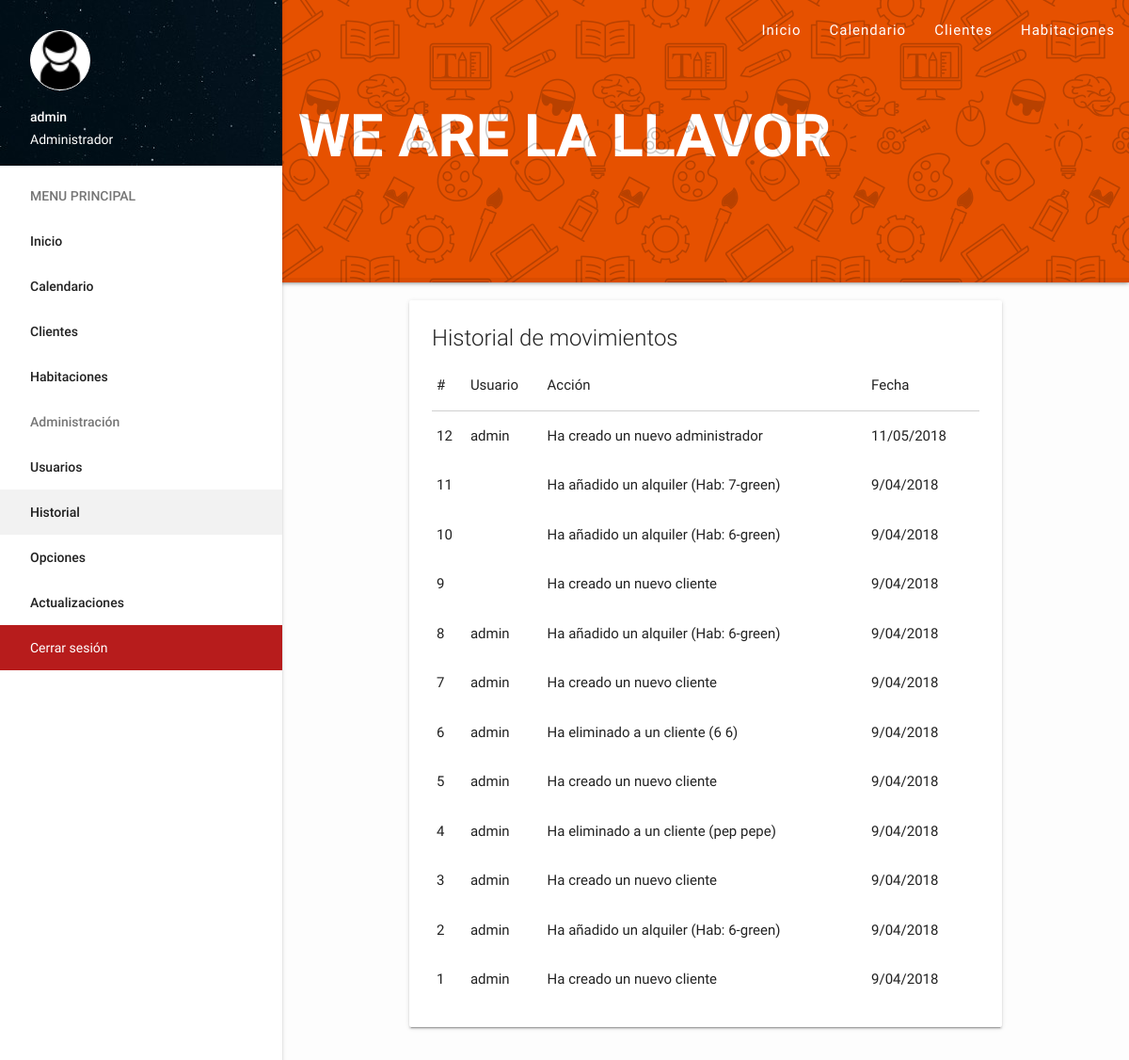
Page /historial.php (signed in) on the committed database.
### tables this page shows
CREATE TABLE `cms_settings` (
  `id` int(10) unsigned NOT NULL AUTO_INCREMENT,
  `precio_rooms` varchar(255) DEFAULT NULL,
  `precio_cena` varchar(255) DEFAULT NULL,
  `precio_desayuno` int(11) DEFAULT NULL,
  `site` varchar(255) DEFAULT NULL,
  `sitename` varchar(255) DEFAULT NULL,
  `reformas` enum('1','0') DEFAULT '0',
  PRIMARY KEY (`id`)
);

CREATE TABLE `ranks` (
  `id` int(10) unsigned NOT NULL AUTO_INCREMENT,
  `name` varchar(255) DEFAULT NULL,
  PRIMARY KEY (`id`)
);

CREATE TABLE `historial` (
  `id` int(10) unsigned NOT NULL AUTO_INCREMENT,
  `user_id` int(11) DEFAULT NULL,
  `page` varchar(255) DEFAULT NULL,
  `action` varchar(255) DEFAULT NULL,
  `edit_1` varchar(255) DEFAULT NULL,
  `edit_2` varchar(255) DEFAULT NULL,
  `edit_3` varchar(255) DEFAULT NULL,
  `edit_4` varchar(255) DEFAULT NULL,
  `date` varchar(255) DEFAULT NULL,
  PRIMARY KEY (`id`)
);

### inc/core.php (called while the page is built, shortened)
<?php
	$cdn 		=	"assets";
	$rango_administrador = "3";
	$Var = mysql_query("SELECT * FROM cms_settings");
	$settings = mysql_fetch_assoc($Var);
	$site = $settings['site'];
	$sitename = $settings['sitename'];
	if (isset($_SESSION['id'])) {
		$user_sql = mysql_query("SELECT * FROM admins WHERE id='$_SESSION[id]'");
		$user = mysql_fetch_assoc($user_sql);
	} else {
		$user = "-";
	}
	function RankName($a){
		$R1 = mysql_query("SELECT * FROM ranks WHERE id = '{$a}'");
		$R1 = mysql_fetch_assoc($R1);
		return $R1['name'];
	}
	function getAdmin($a){
		$R1 = mysql_query("SELECT * FROM admins WHERE id = '{$a}'");
		$R1 = mysql_fetch_assoc($R1);
		return $R1['username'];
	}
?>

### historial.php (the view, shortened to what this page needs)
<?php
	require 'inc/core.php';
	require 'templates/header.php';
?>
	<main>
	<div class="container">
	  <div class="row">
		<div class="col s12 m12">
		  <div class="card">
			<div class="card-content">
			  <span class="card-title">Historial de movimientos</span>
			  <table>
				<thead>
				  <tr>
					<td>#</td>
					<td>Usuario</td>
					<td>Acción</td>
					<td>Fecha</td>
				  </tr>
				</thead>
				<tbody>
				<?php $hsql = mysql_query("SELECT * FROM historial ORDER BY id DESC LIMIT 90"); while($h = mysql_fetch_assoc($hsql)){ ?>
				  <tr>
					<td><?php echo $h['id']; ?></td>
					<td><?php echo getAdmin($h['user_id']); ?></td>
					<td><?php echo $h['action']; ?></td>
					<td><?php echo date("j/m/Y", $h['date']); ?></td>
				  </tr>
				<?php } ?>
				</tbody>
			  </table>
			</div>
		  </div>
		</div>
	  </div>
	</div>
	</main>
	<?php require 'templates/footer.php'; ?>

### templates/header.php (shortened to what this page needs)
<?php
$activePage = basename($_SERVER['PHP_SELF'], ".php");
?>
  <!DOCTYPE html>
  <html>
    <head>
      <link type="text/css" rel="stylesheet" href="<?php echo $site . "/" . $cdn; ?>/css/style.css"  media="screen,projection"/>
      <link type="text/css" rel="stylesheet" href="<?php echo $site . "/" . $cdn; ?>/css/materialize.min.css"  media="screen,projection"/>
      <link type="text/css" rel="stylesheet" href="<?php echo $site . "/" . $cdn; ?>/css/sweetalert.css"/>
    </head>
    <body>
	<div class="nav-background">
	<h1 class="text">We Are <?php echo $sitename; ?></h1>
	</div>
	<div class="nav-background-sub"></div>
	<header>
	  <nav>
		<div class="nav-wrapper">
		  <ul class="right hide-on-med-and-down">
			<li class="<?= ($activePage == 'index') ? 'active':''; ?>"><a href="<?php echo $site; ?>/index.php?dia=<?php echo date('j'); ?>&mes=<?php echo date('m'); ?>&ano=<?php echo date('Y'); ?>">Inicio</a></li>
			<li class="<?= ($activePage == 'calendario') ? 'active':''; ?>"><a href="<?php echo $site; ?>/calendario.php">Calendario</a></li>
			<li class="<?= ($activePage == 'clientes') ? 'active':''; ?>"><a href="<?php echo $site; ?>/clientes.php">Clientes</a></li>
			<li class="<?= ($activePage == 'habitaciones') ? 'active':''; ?><?= ($activePage == 'rooms') ? 'active':''; ?>"><a href="<?php echo $site; ?>/habitaciones.php">Habitaciones</a></li>
		  </ul>
		</div>
	  </nav>
	</header>
    <ul id="slide-out" class="side-nav fixed">
  	  <li>
	  <div class="user-view">
        <div class="background">
          <img src="<?php echo $site . "/" . $cdn; ?>/images/profile_wp.jpg">
        </div>
        <img class="circle" src="<?php echo $site . "/" . $cdn; ?>/images/profile.png" style="background: #fff;border: 1px solid #fff;">
        <span class="white-text name"><?php echo $user['username']; ?></span>
        <span class="white-text email"><?php echo RankName($user['rank']); ?></span>
      </div>
	  </li>
      <li><a class="subheader">MENU PRINCIPAL</a></li>
	  <li class="<?= ($activePage == 'index') ? 'active':''; ?>"><a href="<?php echo $site; ?>/index.php?dia=<?php echo date('j'); ?>&mes=<?php echo date('m'); ?>&ano=<?php echo date('Y'); ?>">Inicio</a></li>
	  <li class="<?= ($activePage == 'calendario') ? 'active':''; ?>"><a href="<?php echo $site; ?>/calendario.php">Calendario</a></li>
	  <li class="<?= ($activePage == 'clientes') ? 'active':''; ?>"><a href="<?php echo $site; ?>/clientes.php">Clientes</a></li>
	  <li class="<?= ($activePage == 'habitaciones') ? 'active':''; ?><?= ($activePage == 'rooms') ? 'active':''; ?>"><a href="<?php echo $site; ?>/habitaciones.php">Habitaciones</a></li>
	  <?php if($user['rank'] == ''. $rango_administrador .'') { ?>
	  <li><a class="subheader">Administración</a></li>
	  <li class="<?= ($activePage == 'users') ? 'active':''; ?>"><a href="<?php echo $site; ?>/users.php">Usuarios</a></li>
	  <li class="<?= ($activePage == 'historial') ? 'active':''; ?>"><a href="<?php echo $site; ?>/historial.php">Historial</a></li>
	  <li class="<?= ($activePage == 'server_options') ? 'active':''; ?>"><a href="<?php echo $site; ?>/server_options.php">Opciones</a></li>
	  <li class="<?= ($activePage == 'updates') ? 'active':''; ?>"><a href="<?php echo $site; ?>/updates.php">Actualizaciones</a></li>
	  <?php } ?>
	  <li style="background: #b71c1c;"><a style="color: #fff;font-weight: 400;" href="<?php echo $site; ?>/logout.php">Cerrar sesión</a></li>
    </ul>
	<br><br><br><br><br><br><br><br><br><br><br>

### assets/css/style.css (style rules this page uses)
body { background: #fdfdfd; }
nav { background: transparent !important; box-shadow: none !important; }
.nav-background { background: #e65100; height: 300px; position: absolute; z-index: -1; width: 100%; box-shadow: 0px 0px 5px rgba(0,0,0,0.63); border-bottom: 5px solid rgba(0, 0, 0, 0.06); }
.nav-background .text { text-align: center; font-weight: 600; color: #fff; opacity: 1; text-transform: uppercase; margin-top: 110px; }
.nav-background-sub { background: url('../images/icon-seamless.png'); height: 300px; position: absolute; z-index: -1; width: 100%; opacity: 0.2; }
nav ul li { letter-spacing: 1px; }
header,main,footer { padding-left: 300px; }

### rows in the picture
cms_settings: sitename "LA LLAVOR", site (picture), site (placeholder picture)
historial: id "12", user.username "admin", action "Ha creado un nuevo administrador", date "11/05/2018"
historial: id "11", action "Ha añadido un alquiler (Hab: 7-green)", date "9/04/2018"
historial: id "10", action "Ha añadido un alquiler (Hab: 6-green)", date "9/04/2018"
historial: id "9", action "Ha creado un nuevo cliente", date "9/04/2018"
historial: id "8", user.username "admin", action "Ha añadido un alquiler (Hab: 6-green)", date "9/04/2018"
historial: id "7", user.username "admin", action "Ha creado un nuevo cliente", date "9/04/2018"
historial: id "6", user.username "admin", action "Ha eliminado a un cliente (6 6)", date "9/04/2018"
historial: id "5", user.username "admin", action "Ha creado un nuevo cliente", date "9/04/2018"
historial: id "4", user.username "admin", action "Ha eliminado a un cliente (pep pepe)", date "9/04/2018"
historial: id "3", user.username "admin", action "Ha creado un nuevo cliente", date "9/04/2018"
historial: id "2", user.username "admin", action "Ha añadido un alquiler (Hab: 6-green)", date "9/04/2018"
historial: id "1", user.username "admin", action "Ha creado un nuevo cliente", date "9/04/2018"

### other values in the picture
$user['username'] "admin"
RankName($user['rank']) "Administrador"
